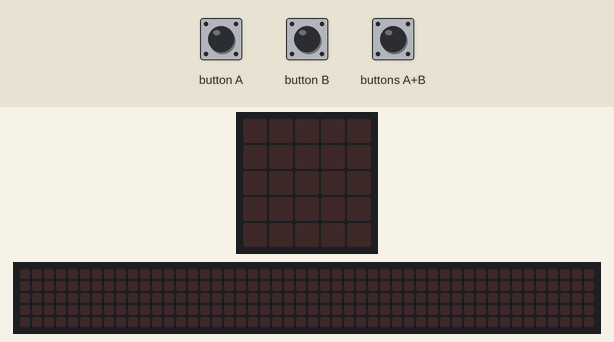
This program was run on a simulated BBC micro:bit (MakeCode). On the bench: the board's 5×5 LED display, a strip that is not on the board, showing the scrolling text unrolled. The inputs (shaded band) are chosen by the test bench. Random numbers come from a fixed seed; the 48×5 strip is a reading aid, not a part: it shows the text the display is scrolling, unrolled, one strip-width of it at a time.

Above: at 1.2 s.
1.3 s: button A pressed for 0.15 s
At 1.8 s:
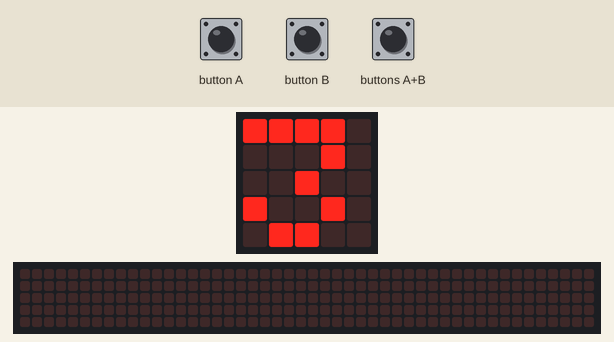
2.9 s: button B pressed for 0.15 s
At 5.52 s:
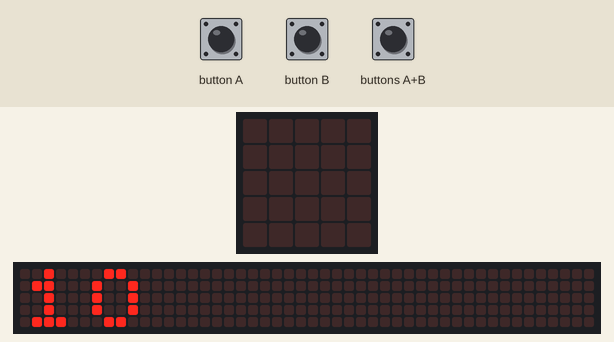
5.9 s: buttons A+B pressed for 0.15 s
At 8.52 s:
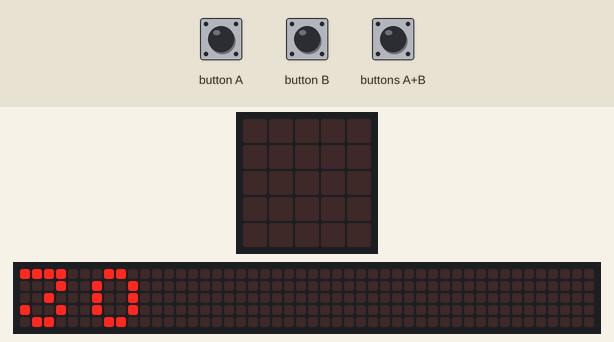
8.9 s: button A pressed for 0.15 s
At 10.0 s:
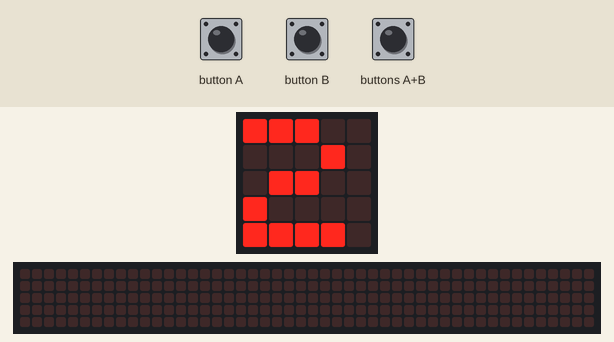
10.5 s: buttons A+B pressed for 1 s
At 11.57 s:
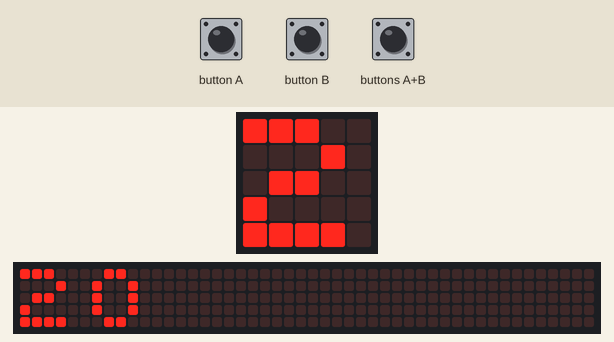
13.5 s: button B pressed for 0.15 s
At 14.5 s:
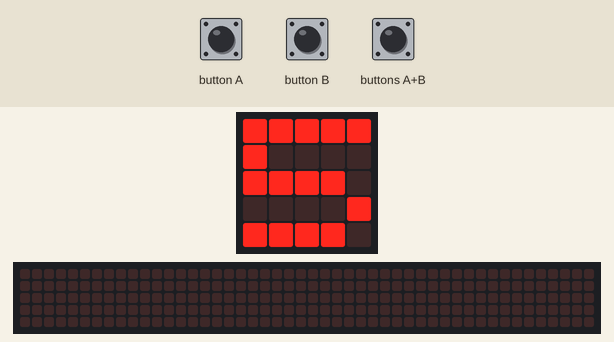
Timing chart, 0 to 16.5 s (numbered marks = the images above; inputs shaded):
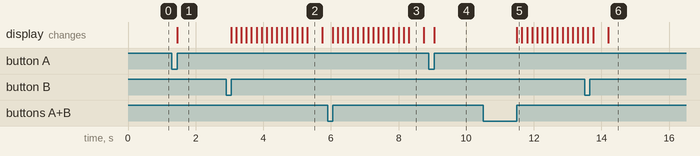

Measured:
- after the input at 1.3 s, the display: changes after 0.15 s (image 1)
- after the input at 2.9 s, the display: first changes after 0.15 s (image 2 shows a later state)
- after the input at 5.9 s, the display: changes after 0.15 s (image 3)
- after the input at 8.9 s, the display: changes after 0.15 s (image 4)
- after the input at 10.5 s, the display: changes after 1.0 s (image 5)
- what the display in image 2 shows lasts 0.5 s, from 5.3 s to 5.8 s

The program:

main.ts
```typescript
let a = 0
let c = 0
let b = 0
input.onButtonPressed(Button.A, function () {
    a = randint(1, 12)
    basic.showNumber(a)
})
input.onButtonPressed(Button.AB, function () {
    c = a * b
    basic.showNumber(c)
})
input.onButtonPressed(Button.B, function () {
    b = randint(1, 12)
    basic.showNumber(b)
})
basic.forever(function () {

})
```

test.ts
```typescript
// testes vão aqui; isto não será compilado quando este pacote for usado como uma extensão.
```
